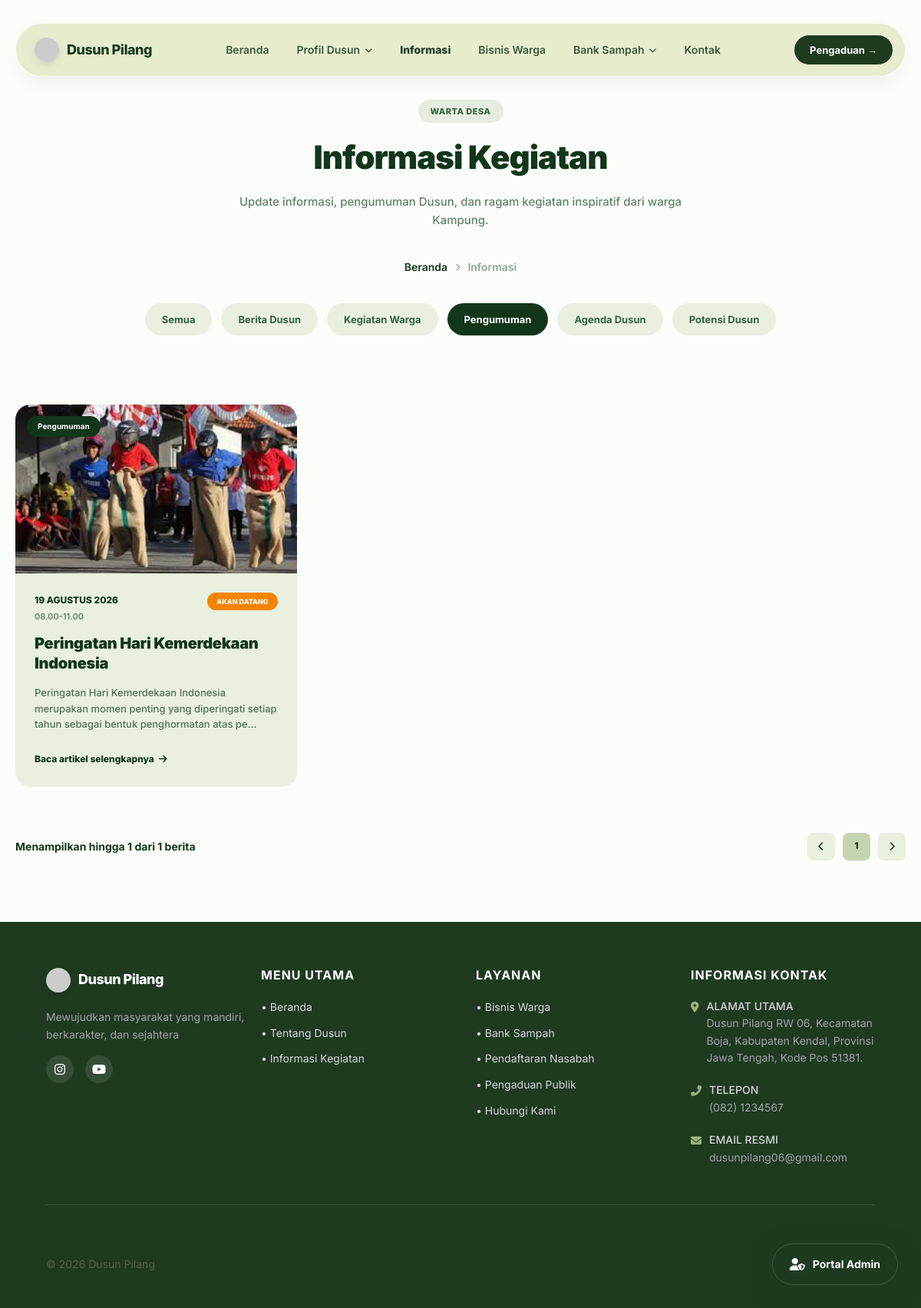
/informasi_kegiatan.php?kategori=Pengumuman, run on the app's committed database.
### tables this page shows
CREATE TABLE `t_kegiatan_dusun` (
  `id_kegiatan` int NOT NULL,
  `judul` varchar(100) DEFAULT NULL,
  `foto` varchar(225) DEFAULT NULL,
  `keterangan` text,
  `tanggal` date DEFAULT NULL,
  `lokasi` varchar(225) DEFAULT NULL,
  `penyelenggara` varchar(100) DEFAULT NULL,
  `waktu_mulai` time DEFAULT NULL,
  `waktu_selesai` time DEFAULT NULL,
  `jenis_kegiatan` varchar(50) DEFAULT NULL,
  `status` enum('akan_datang','dimulai','ditunda','selesai','dibatalkan') DEFAULT NULL,
  `created_at` timestamp NULL DEFAULT CURRENT_TIMESTAMP,
  `updated_at` timestamp NULL DEFAULT CURRENT_TIMESTAMP ON UPDATE CURRENT_TIMESTAMP
);

### informasi_kegiatan.php (the view, shortened to what this page needs)
<?php
require_once 'config.php';
$limit = 9;
$page = isset($_GET['page']) ? (int)$_GET['page'] : 1;
$start = ($page > 1) ? ($page * $limit) - $limit : 0;
$kategori_filter = isset($_GET['kategori']) ? $_GET['kategori'] : '';
$where_clause = "";
if($kategori_filter && $kategori_filter !== 'Semua') {
    $where_clause = " WHERE jenis_kegiatan = '" . mysqli_real_escape_string($conn, $kategori_filter) . "'";
}
$query_count = "SELECT COUNT(*) as total FROM t_kegiatan_dusun" . $where_clause;
$result_count = mysqli_query($conn, $query_count);
$row_count = mysqli_fetch_assoc($result_count);
$total = $row_count['total'];
$pages = ceil($total / $limit);
$query = "SELECT * FROM t_kegiatan_dusun" . $where_clause . " ORDER BY tanggal DESC LIMIT $start, $limit";
$result = mysqli_query($conn, $query);
$kategories = ['Semua', 'Berita Dusun', 'Kegiatan Warga', 'Pengumuman', 'Agenda Dusun', 'Potensi Dusun'];
?>
<!DOCTYPE html>
<html lang="id">
<head>
    <link rel="stylesheet" href="https://cdnjs.cloudflare.com/ajax/libs/font-awesome/6.4.0/css/all.min.css">
    <link rel="stylesheet" href="style.css">
</head>
<body>
    <header>
        <div class="navbar">
            <a href="index.php" class="logo"><img src="https://ui-avatars.com/api/?name=DP&background=1E3B20&color=fff&rounded=true" alt="Logo" style="height: 32px; width: 32px; border-radius: 50%;"> Dusun Pilang</a>
            <ul class="nav-links">
                <li><a href="index.php">Beranda</a></li>
                <li class="has-dropdown">
                    <a href="#">Profil Dusun <i class="fas fa-chevron-down" style="font-size: 10px;"></i></a>
                </li>
                <li><a href="informasi_kegiatan.php" class="active">Informasi</a></li>
                <li><a href="bisnis_warga.php">Bisnis Warga</a></li>
                <li class="has-dropdown">
                    <a href="#">Bank Sampah <i class="fas fa-chevron-down" style="font-size: 10px;"></i></a>
                </li>
                <li><a href="index.php#kontak">Kontak</a></li>
            </ul>
            <a href="index.php#kontak" class="btn-primary">Pengaduan &rarr;</a>
        </div>
    </header>
    <div class="header-section">
        <span class="badge-top">Warta Desa</span>
        <h1 class="informasi-title">Informasi Kegiatan</h1>
        <p class="informasi-subtitle">Update informasi, pengumuman Dusun, dan ragam kegiatan inspiratif dari warga Kampung.</p>
        <div class="breadcrumb">
            <a href="index.php">Beranda</a> <i class="fas fa-chevron-right"></i> Informasi
        </div>
        <div class="filter-container">
            <?php foreach($kategories as $kat): ?>
                <?php
                    $isActive = ($kategori_filter == $kat) || (empty($kategori_filter) && $kat == 'Semua');
                    $activeClass = $isActive ? 'active' : '';
                    $katUrl = ($kat == 'Semua') ? 'informasi_kegiatan.php' : 'informasi_kegiatan.php?kategori=' . urlencode($kat);
                ?>
                <a href="<?php echo htmlspecialchars($katUrl); ?>" class="filter-pill <?php echo $activeClass; ?>">
                    <?php echo htmlspecialchars($kat); ?>
                </a>
            <?php endforeach; ?>
        </div>
    </div>
    <div class="kegiatan-grid">
        <?php
        if($result && mysqli_num_rows($result) > 0) {
            $mo = ['01'=>'JANUARI','02'=>'FEBRUARI','03'=>'MARET','04'=>'APRIL','05'=>'MEI','06'=>'JUNI','07'=>'JULI','08'=>'AGUSTUS','09'=>'SEPTEMBER','10'=>'OKTOBER','11'=>'NOVEMBER','12'=>'DESEMBER'];
            while($k = mysqli_fetch_array($result)) {
                $kategori = isset($k['jenis_kegiatan']) && !empty($k['jenis_kegiatan']) ? $k['jenis_kegiatan'] : 'Berita Dusun';
                $tgl_fmt = '';
                if($k['tanggal']) {
                    $time_parts = explode('-', $k['tanggal']);
                    if(count($time_parts) == 3) {
                        $tgl_fmt = (int)$time_parts[2] . ' ' . (isset($mo[$time_parts[1]]) ? $mo[$time_parts[1]] : $time_parts[1]) . ' ' . $time_parts[0];
                    } else {
                        $tgl_fmt = date('d M Y', strtotime($k['tanggal']));
                    }
                } else {
                    $tgl_fmt = 'AKAN DATANG';
                }
                $w_mulai = !empty($k['waktu_mulai']) ? date('H.i', strtotime($k['waktu_mulai'])) : '00.00';
                $w_selesai = !empty($k['waktu_selesai']) ? date('H.i', strtotime($k['waktu_selesai'])) : '00.00';
                $waktu_str = $w_mulai . '-' . $w_selesai;
                $keterangan_snippet = !empty($k['keterangan']) ? mb_strimwidth(strip_tags($k['keterangan']), 0, 130, "...") : '-';
                $status_kegiatan = str_replace('_', ' ', $k['status']);
                $status_raw = $k['status'];
                $bg_status = '#49634b';
                if($status_raw == 'akan_datang') $bg_status = '#f58400';
                elseif($status_raw == 'selesai') $bg_status = '#49634b';
                elseif($status_raw == 'dibatalkan') $bg_status = '#B42336';
                echo '<a href="detail_kegiatan.php?id='.intval($k['id_kegiatan']).'" class="activity-card">';
                echo '  <div class="card-img-container">';
                echo '      <span class="card-badge-left">'.htmlspecialchars($kategori).'</span>';
                echo '      <img src="assets/'.($k['foto']?$k['foto']:'placeholder.jpg').'" alt="'.htmlspecialchars($k['judul']).'" style="width: 100%; height: 100%; object-fit: cover;" onerror="this.src=\'https://images.unsplash.com/photo-1542601906990-b4d3fb778b09?ixlib=rb-1.2.1&auto=format&fit=crop&w=600&q=80\'">';
                echo '  </div>';
                echo '  <div class="card-body">';
                echo '      <div class="meta-row">';
                echo '          <div class="date-time">';
                echo '              <div class="meta-date">'.$tgl_fmt.'</div>';
                echo '              <div class="meta-time">'.$waktu_str.'</div>';
                echo '          </div>';
                echo '          <div class="status-badge" style="background: '.$bg_status.';">'.htmlspecialchars($status_kegiatan).'</div>';
                echo '      </div>';
                echo '      <h3 class="card-title">'.htmlspecialchars($k['judul']).'</h3>';
                echo '      <p class="card-desc">'.htmlspecialchars($keterangan_snippet).'</p>';
                echo '      <div class="read-more">Baca artikel selengkapnya <i class="fas fa-arrow-right"></i></div>';
                echo '  </div>';
                echo '</a>';
            }
        } else {
            echo '<div style="grid-column: 1 / -1; text-align: center; padding: 40px; color: #6b7280; font-weight: 500;">Tidak ada data kegiatan di kategori ini.</div>';
        }
        ?>
    </div>
    <?php if($total > 0): ?>
    <div class="pagination-container">
        <?php
            $end_item = min($start + $limit, $total);
            echo "<div>Menampilkan hingga {$end_item} dari {$total} berita</div>";
        ?>
        <div class="pagination-links">
            <?php
            $url_base = '?';
            if($kategori_filter && $kategori_filter !== 'Semua') {
                $url_base .= 'kategori=' . urlencode($kategori_filter) . '&';
            }
            $prev_page = max(1, $page - 1);
            echo '<a href="'.$url_base.'page='.$prev_page.'" class="page-link"><i class="fas fa-chevron-left"></i></a>';
            for($i = 1; $i <= $pages; $i++) {
                $activeClass = ($i == $page) ? 'active' : '';
                echo '<a href="'.$url_base.'page='.$i.'" class="page-link '.$activeClass.'">'.$i.'</a>';
            }
            $next_page = min($pages, $page + 1);
            echo '<a href="'.$url_base.'page='.$next_page.'" class="page-link"><i class="fas fa-chevron-right"></i></a>';
            ?>
        </div>
    </div>
    <?php endif; ?>
    <footer style="margin-top: 0;">
        <div class="footer-grid">
            <div class="footer-col" style="flex: 2; min-width: 300px;">
                <a href="#" class="logo" style="color: var(--white); margin-bottom: 15px; display: inline-flex;"><img src="https://ui-avatars.com/api/?name=DP&background=fff&color=1E3B20&rounded=true" alt="Logo" style="height: 32px; width: 32px; border-radius: 50%;"> Dusun Pilang</a>
                <p style="margin-top: 5px; max-width: 280px;">Mewujudkan masyarakat yang mandiri, berkarakter, dan sejahtera</p>
                <div class="social-links">
                    <a href="#" class="social-icon"><i class="fab fa-instagram"></i></a>
                    <a href="#" class="social-icon"><i class="fab fa-youtube"></i></a>
                </div>
            </div>
            <div class="footer-col">
                <h3>MENU UTAMA</h3>
                <ul>
                    <li><a href="index.php">• Beranda</a></li>
                    <li><a href="tentang_dusun.php">• Tentang Dusun</a></li>
                    <li><a href="informasi_kegiatan.php">• Informasi Kegiatan</a></li>
                </ul>
            </div>
            <div class="footer-col">
                <h3>LAYANAN</h3>
                <ul>
                    <li><a href="bisnis_warga.php">• Bisnis Warga</a></li>
                    <li><a href="bank_sampah.php">• Bank Sampah</a></li>
                    <li><a href="admin/login.php">• Pendaftaran Nasabah</a></li>
                    <li><a href="index.php#kontak">• Pengaduan Publik</a></li>
                    <li><a href="index.php#kontak">• Hubungi Kami</a></li>
                </ul>
            </div>
            <div class="footer-col">
                <h3>INFORMASI KONTAK</h3>
                <ul style="color: #a1a1aa;">
                    <li style="display: flex; gap: 10px; margin-bottom: 20px;">
                        <i class="fas fa-map-marker-alt" style="margin-top: 5px; color: var(--primary-color);"></i>
                        <span><b>ALAMAT UTAMA</b><br>Dusun Pilang RW 06, Kecamatan Boja, Kabupaten Kendal, Provinsi Jawa Tengah, Kode Pos 51381.</span>
                    </li>
                    <li style="display: flex; gap: 10px; margin-bottom: 20px;">
                        <i class="fas fa-phone-alt" style="margin-top: 5px; color: var(--primary-color);"></i>
                        <span><b>TELEPON</b><br>(082) 1234567</span>
                    </li>
                    <li style="display: flex; gap: 10px;">
                        <i class="fas fa-envelope" style="margin-top: 5px; color: var(--primary-color);"></i>
                        <span><b>EMAIL RESMI</b><br>dusunpilang06@gmail.com</span>
                    </li>
                </ul>
            </div>
        </div>
        <div class="footer-bottom" style="display: flex; justify-content: space-between; align-items: center; max-width: 1200px; margin: 0 auto; flex-wrap: wrap; padding-top: 20px;">
            <p>&copy; 2026 Dusun Pilang</p>
            <a href="admin/login.php" style="color: rgba(255,255,255,0.5); text-decoration: none; font-size: 13px; transition: all 0.3s; padding: 6px 12px; border-radius: 50px; background: rgba(0,0,0,0.2);"><i class="fas fa-lock" style="font-size: 10px; margin-right: 5px;"></i> Login Admin</a>
        </div>
    </footer>
    <a href="admin/login.php" class="floating-admin">
        <i class="fas fa-user-shield"></i>
        <span>Portal Admin</span>
    </a>
</body>
</html>

### informasi_kegiatan.php (style rules this page uses)
body { background-color: var(--white); }
body { background-color: #fbfdf9; }
.header-section { text-align: center; padding: 30px 20px 40px; }
.badge-top { display: inline-block; background: #e7ece2; color: #356345; padding: 6px 16px; border-radius: 50px; font-size: 11px; font-weight: 800; margin-bottom: 20px; text-transform: uppercase; letter-spacing: 0.5px; }
.breadcrumb { display: inline-flex; align-items: center; font-size: 14px; font-weight: 600; margin-bottom: 35px; color: #8fa696; gap: 10px; }
.breadcrumb a { text-decoration: none; color: #12361A; }
.breadcrumb i { font-size: 10px; }
.informasi-title { font-size: 42px; font-weight: 900; color: #12361A; margin-bottom: 20px; letter-spacing: -1px; }
.informasi-subtitle { font-size: 15px; color: #62836b; max-width: 650px; margin: 0 auto 35px; line-height: 1.6; font-weight: 500; }
.filter-container { display: flex; justify-content: center; gap: 12px; flex-wrap: wrap; margin-bottom: 50px; max-width: 1000px; margin-left: auto; margin-right: auto; }
.filter-pill { padding: 10px 22px; border-radius: 50px; font-size: 13px; font-weight: 700; cursor: pointer; text-decoration: none; transition: all 0.3s ease; background: #e9f0df; color: #356345; border: none; }
.filter-pill.active { background: #12361A; color: #ffffff; }
.kegiatan-grid { display: grid; grid-template-columns: repeat(3, 1fr); gap: 30px; max-width: 1200px; margin: 0 auto; padding: 0 20px; }
.activity-card { text-decoration: none; display: flex; flex-direction: column; background: #e9f0df; border-radius: 20px; padding: 0; overflow: hidden; transition: all 0.3s ease; }
.card-img-container { position: relative; width: 100%; height: 220px; }
.card-badge-left { position: absolute; top: 15px; left: 15px; background: #12361A; color: white; font-size: 10px; font-weight: 700; padding: 5px 14px; border-radius: 50px; z-index: 2; }
.card-body { padding: 25px; display: flex; flex-direction: column; flex: 1; }
.meta-row { display: flex; justify-content: space-between; align-items: flex-start; margin-bottom: 12px; }
.date-time { display: flex; flex-direction: column; gap: 2px; }
.meta-date { font-size: 12px; font-weight: 800; color: #12361A; text-transform: uppercase; }
.meta-time { font-size: 11px; font-weight: 600; color: #62836b; }
.status-badge { font-size: 9px; font-weight: 800; padding: 4px 12px; border-radius: 50px; text-transform: uppercase; color: white; }
.card-title { font-size: 20px; color: #12361A; font-weight: 900; line-height: 1.3; margin-bottom: 15px; letter-spacing: -0.3px; }
.card-desc { font-size: 13px; color: #526f58; line-height: 1.6; margin-bottom: 25px; flex: 1; font-weight: 500; }
.read-more { font-size: 12px; font-weight: 800; color: #12361A; display: flex; align-items: center; gap: 6px; }
.pagination-container { display: flex; justify-content: space-between; align-items: center; max-width: 1200px; margin: 60px auto 80px; padding: 0 20px; font-size: 14px; font-weight: 700; color: #12361A; }
.pagination-links { display: flex; gap: 10px; }
.page-link { width: 36px; height: 36px; display: flex; align-items: center; justify-content: center; border-radius: 8px; background: #e9f0df; color: #12361A; text-decoration: none; font-weight: 800; font-size: 12px; transition: all 0.3s; }
.page-link.active { background: #c5d3af; }

### data on the page
t_kegiatan_dusun: jenis_kegiatan "Pengumuman", foto (picture), tanggal "19 AGUSTUS 2026", waktu_str "08.00-11.00", status "AKAN DATANG", judul "Peringatan Hari Kemerdekaan Indonesia", keterangan "Peringatan Hari Kemerdekaan Indonesia merupakan momen penting yang diperingati setiap tahun sebagai bentuk penghormatan atas pe..."

### other printed values
$kat "Semua"
$kat "Berita Dusun"
$kat "Kegiatan Warga"
$kat "Pengumuman"
$kat "Agenda Dusun"
$kat "Potensi Dusun"
$end_item "1"
$total "1"
